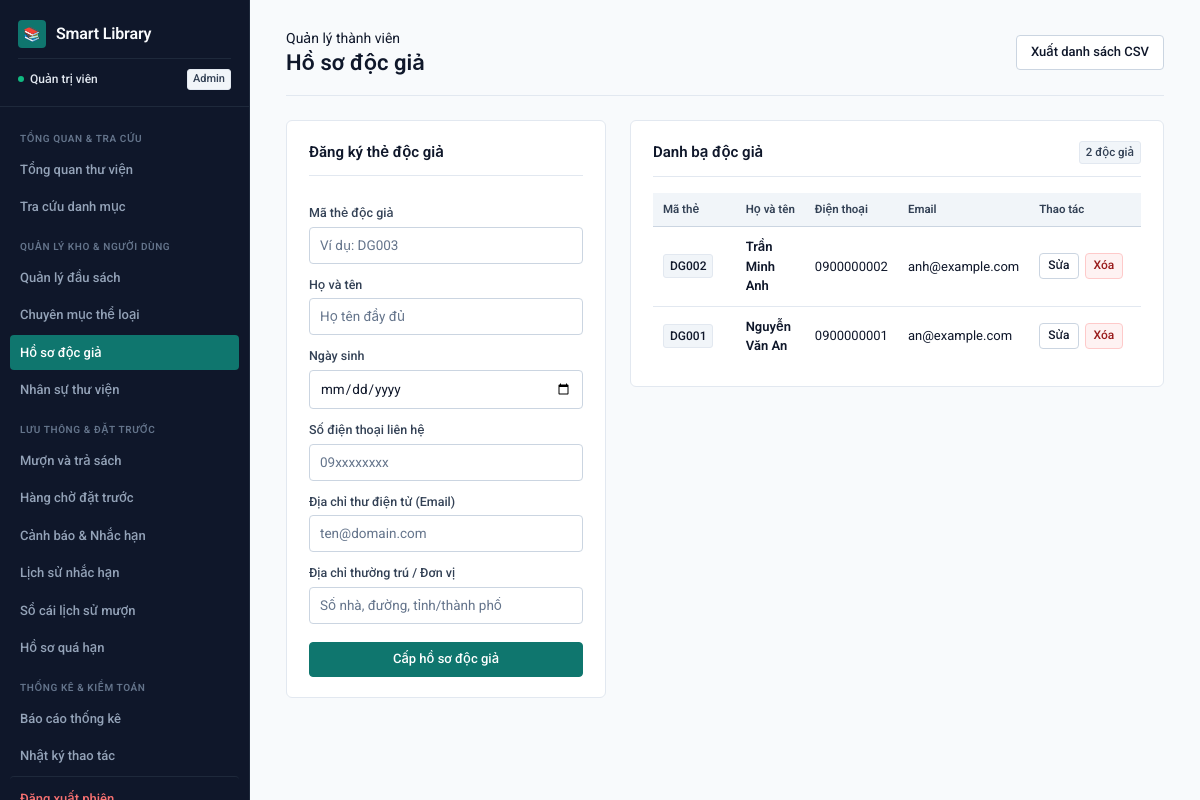
The app's page /readers (signed in) with its own data.
### tables this page shows
CREATE TABLE readers(
        id INTEGER PRIMARY KEY AUTOINCREMENT,
        code TEXT NOT NULL UNIQUE,
        name TEXT NOT NULL,
        dob TEXT,
        phone TEXT,
        email TEXT,
        address TEXT
    );

### backend/routes/people.py (the view, shortened to what this page needs)
@app.route("/readers", methods=["GET","POST"])
@login_required
def readers():
    conn=db()
    rows=conn.execute("SELECT * FROM readers ORDER BY id DESC").fetchall()
    conn.close(); return render_template("readers.html",readers=rows)

### backend/api/common.py (called while the page is built)
@app.before_request
def protect_json_writes():
    if request.path.startswith("/api/") and request.method in ("POST", "PUT", "PATCH", "DELETE"):
        origin = request.headers.get("Origin")
        if origin:
            parsed = urlparse(origin)
            allowed = {"127.0.0.1", "localhost"}
            if parsed.hostname not in allowed or parsed.port not in (5001, 5173):
                return fail("Origin không hợp lệ.", 403)
        if not request.is_json:
            return fail("Yêu cầu JSON.", 415)

### backend/core.py (called while the page is built)
@app.context_processor
def inject():
    return {
        "logged_in": "employee_id" in session,
        "employee_name": session.get("employee_name"),
    }

### backend/database.py (called while the page is built)
def db():
    conn = sqlite3.connect(DB)
    conn.row_factory = sqlite3.Row
    conn.execute("PRAGMA foreign_keys=ON")
    return conn

### frontend/templates/admin/readers.html
{% extends 'base.html' %}
{% block content %}
<header class="page-header">
  <div>
    <span class="page-kicker">Quản lý thành viên</span>
    <h1>Hồ sơ độc giả</h1>
  </div>
  <div class="actions">
    <a class="btn secondary" href="{{ url_for('export_csv', kind='readers') }}">Xuất danh sách CSV</a>
  </div>
</header>
<div class="split-layout">
  <form method="post" class="panel sticky-col form-stack">
    <div class="panel-header">
      <h2>Đăng ký thẻ độc giả</h2>
    </div>
    <label>
      Mã thẻ độc giả
      <input name="code" class="mono" required placeholder="Ví dụ: DG003">
    </label>
    <label>
      Họ và tên
      <input name="name" required placeholder="Họ tên đầy đủ">
    </label>
    <label>
      Ngày sinh
      <input type="date" name="dob">
    </label>
    <label>
      Số điện thoại liên hệ
      <input name="phone" class="mono" placeholder="09xxxxxxxx">
    </label>
    <label>
      Địa chỉ thư điện tử (Email)
      <input name="email" type="email" placeholder="ten@domain.com">
    </label>
    <label>
      Địa chỉ thường trú / Đơn vị
      <input name="address" placeholder="Số nhà, đường, tỉnh/thành phố">
    </label>
    <button type="submit" class="btn primary" style="margin-top: 6px;">Cấp hồ sơ độc giả</button>
  </form>
  <section class="panel">
    <div class="panel-header">
      <h2>Danh bạ độc giả</h2>
      <span class="tag neutral">{{ readers|length }} độc giả</span>
    </div>
    <div class="table-responsive">
      <table>
        <thead>
          <tr>
            <th style="width: 90px;">Mã thẻ</th>
            <th>Họ và tên</th>
            <th>Điện thoại</th>
            <th>Email</th>
            <th style="width: 140px;">Thao tác</th>
          </tr>
        </thead>
        <tbody>
          {% for r in readers %}
          <tr>
            <td><span class="code-cell">{{ r.code }}</span></td>
            <td style="font-weight: 600;">{{ r.name }}</td>
            <td class="mono">{{ r.phone or '—' }}</td>
            <td>{{ r.email or '—' }}</td>
            <td>
              <div class="actions">
                <a class="btn secondary btn-sm" href="{{ url_for('edit_reader', id=r.id) }}">Sửa</a>
                <form method="post" action="{{ url_for('delete_reader', id=r.id) }}" onsubmit="return confirm('Bạn có chắc chắn muốn xóa hồ sơ độc giả này?')">
                  <button type="submit" class="btn danger btn-sm">Xóa</button>
                </form>
              </div>
            </td>
          </tr>
          {% else %}
          <tr>
            <td colspan="5" class="empty-state">Chưa có hồ sơ độc giả nào.</td>
          </tr>
          {% endfor %}
        </tbody>
      </table>
    </div>
  </section>
</div>
{% endblock %}

### records on screen
readers: code "DG002", name "Trần Minh Anh", phone "0900000002", email "anh@example.com"
readers: code "DG001", name "Nguyễn Văn An", phone "0900000001", email "an@example.com"

### other values on screen
{{ employee_name }} "Quản trị viên"
{{ session.get('role', 'Nhân viên') }} "Admin"
{{ readers|length }} "2"
